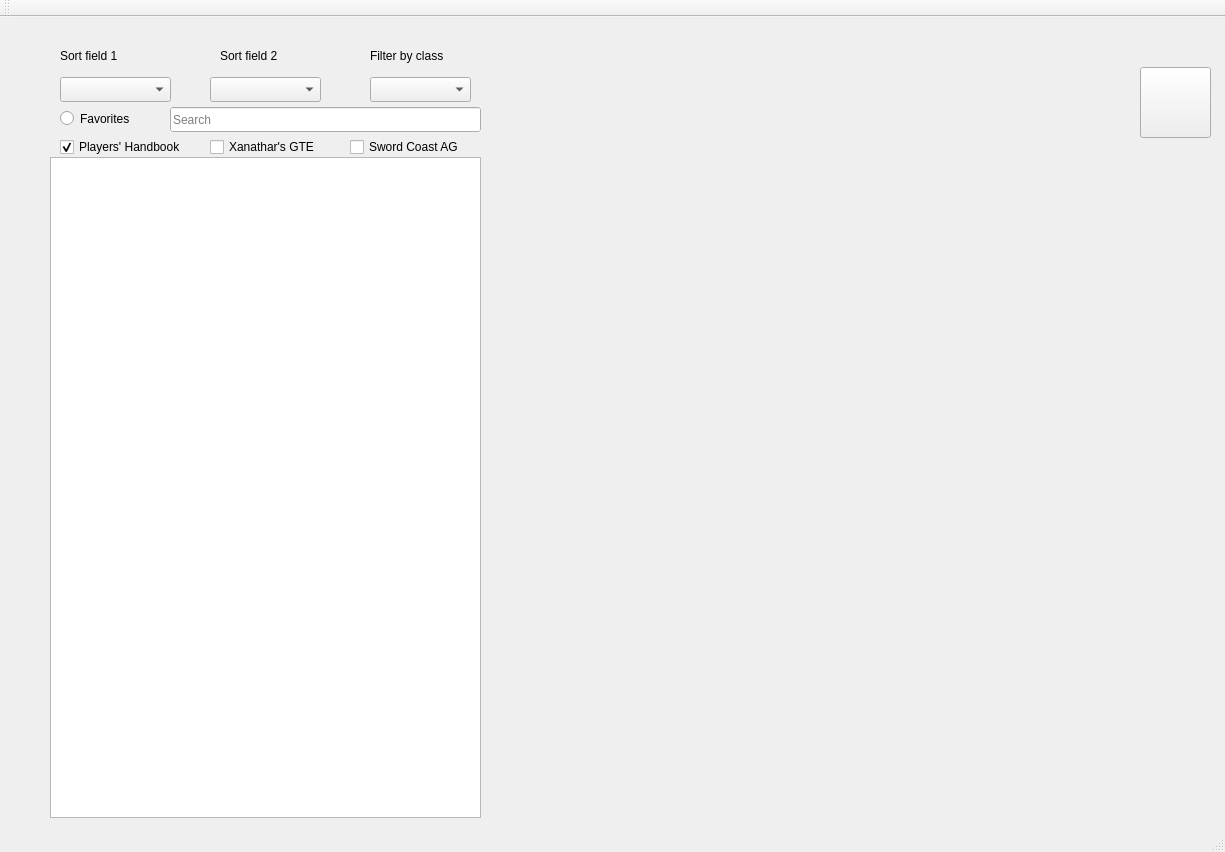
<?xml version="1.0" encoding="UTF-8"?>
<ui version="4.0">
 <class>Spellbook</class>
 <widget class="QMainWindow" name="Spellbook">
  <property name="geometry">
   <rect>
    <x>0</x>
    <y>0</y>
    <width>1225</width>
    <height>852</height>
   </rect>
  </property>
  <property name="windowTitle">
   <string>Spellbook</string>
  </property>
  <widget class="QWidget" name="centralWidget">
   <widget class="QTableWidget" name="spellList">
    <property name="geometry">
     <rect>
      <x>50</x>
      <y>140</y>
      <width>431</width>
      <height>661</height>
     </rect>
    </property>
    <property name="lineWidth">
     <number>1</number>
    </property>
    <property name="showGrid">
     <bool>false</bool>
    </property>
    <property name="gridStyle">
     <enum>Qt::NoPen</enum>
    </property>
    <attribute name="horizontalHeaderVisible">
     <bool>false</bool>
    </attribute>
    <attribute name="horizontalHeaderDefaultSectionSize">
     <number>175</number>
    </attribute>
    <attribute name="horizontalHeaderHighlightSections">
     <bool>false</bool>
    </attribute>
    <attribute name="horizontalHeaderStretchLastSection">
     <bool>true</bool>
    </attribute>
    <attribute name="verticalHeaderVisible">
     <bool>false</bool>
    </attribute>
    <attribute name="verticalHeaderHighlightSections">
     <bool>false</bool>
    </attribute>
   </widget>
   <widget class="QLabel" name="nameLabel">
    <property name="geometry">
     <rect>
      <x>539</x>
      <y>50</y>
      <width>591</width>
      <height>71</height>
     </rect>
    </property>
    <property name="font">
     <font>
      <family>URW Chancery L</family>
      <pointsize>30</pointsize>
      <weight>7</weight>
      <italic>true</italic>
      <bold>false</bold>
     </font>
    </property>
    <property name="styleSheet">
     <string notr="true">font: 30pt &quot;Vivaldi&quot;;
font: 57 italic 30pt &quot;URW Chancery L&quot;;</string>
    </property>
    <property name="text">
     <string/>
    </property>
    <property name="alignment">
     <set>Qt::AlignCenter</set>
    </property>
   </widget>
   <widget class="QLabel" name="schoolLabel">
    <property name="geometry">
     <rect>
      <x>560</x>
      <y>136</y>
      <width>201</width>
      <height>21</height>
     </rect>
    </property>
    <property name="text">
     <string/>
    </property>
   </widget>
   <widget class="QLabel" name="rangeLabel">
    <property name="geometry">
     <rect>
      <x>560</x>
      <y>201</y>
      <width>211</width>
      <height>17</height>
     </rect>
    </property>
    <property name="text">
     <string/>
    </property>
    <property name="textFormat">
     <enum>Qt::AutoText</enum>
    </property>
   </widget>
   <widget class="QLabel" name="concentrationLabel">
    <property name="geometry">
     <rect>
      <x>560</x>
      <y>231</y>
      <width>141</width>
      <height>17</height>
     </rect>
    </property>
    <property name="text">
     <string/>
    </property>
   </widget>
   <widget class="QLabel" name="ritualLabel">
    <property name="geometry">
     <rect>
      <x>800</x>
      <y>228</y>
      <width>171</width>
      <height>20</height>
     </rect>
    </property>
    <property name="text">
     <string/>
    </property>
   </widget>
   <widget class="QLabel" name="durationLabel">
    <property name="geometry">
     <rect>
      <x>560</x>
      <y>261</y>
      <width>281</width>
      <height>17</height>
     </rect>
    </property>
    <property name="text">
     <string/>
    </property>
   </widget>
   <widget class="QLabel" name="componentsLabel">
    <property name="geometry">
     <rect>
      <x>560</x>
      <y>291</y>
      <width>181</width>
      <height>16</height>
     </rect>
    </property>
    <property name="text">
     <string/>
    </property>
   </widget>
   <widget class="QLabel" name="materialLabel">
    <property name="geometry">
     <rect>
      <x>560</x>
      <y>321</y>
      <width>641</width>
      <height>51</height>
     </rect>
    </property>
    <property name="text">
     <string/>
    </property>
    <property name="alignment">
     <set>Qt::AlignLeading|Qt::AlignLeft|Qt::AlignTop</set>
    </property>
    <property name="wordWrap">
     <bool>true</bool>
    </property>
   </widget>
   <widget class="QLabel" name="levelLabel">
    <property name="geometry">
     <rect>
      <x>790</x>
      <y>137</y>
      <width>121</width>
      <height>20</height>
     </rect>
    </property>
    <property name="text">
     <string/>
    </property>
   </widget>
   <widget class="QLabel" name="descriptionLabel">
    <property name="geometry">
     <rect>
      <x>560</x>
      <y>471</y>
      <width>591</width>
      <height>301</height>
     </rect>
    </property>
    <property name="text">
     <string/>
    </property>
    <property name="alignment">
     <set>Qt::AlignLeading|Qt::AlignLeft|Qt::AlignTop</set>
    </property>
    <property name="wordWrap">
     <bool>true</bool>
    </property>
   </widget>
   <widget class="QComboBox" name="sort1Box">
    <property name="geometry">
     <rect>
      <x>60</x>
      <y>60</y>
      <width>111</width>
      <height>25</height>
     </rect>
    </property>
   </widget>
   <widget class="QLabel" name="sort1Label">
    <property name="geometry">
     <rect>
      <x>60</x>
      <y>30</y>
      <width>81</width>
      <height>17</height>
     </rect>
    </property>
    <property name="text">
     <string>Sort field 1</string>
    </property>
   </widget>
   <widget class="QComboBox" name="sort2Box">
    <property name="geometry">
     <rect>
      <x>210</x>
      <y>60</y>
      <width>111</width>
      <height>25</height>
     </rect>
    </property>
   </widget>
   <widget class="QLabel" name="sort2Label">
    <property name="geometry">
     <rect>
      <x>220</x>
      <y>30</y>
      <width>81</width>
      <height>17</height>
     </rect>
    </property>
    <property name="text">
     <string>Sort field 2</string>
    </property>
   </widget>
   <widget class="QLabel" name="classesLabel">
    <property name="geometry">
     <rect>
      <x>560</x>
      <y>381</y>
      <width>451</width>
      <height>17</height>
     </rect>
    </property>
    <property name="text">
     <string/>
    </property>
   </widget>
   <widget class="QLabel" name="subclassesLabel">
    <property name="geometry">
     <rect>
      <x>560</x>
      <y>411</y>
      <width>451</width>
      <height>17</height>
     </rect>
    </property>
    <property name="text">
     <string/>
    </property>
   </widget>
   <widget class="QLabel" name="filterLabel">
    <property name="geometry">
     <rect>
      <x>370</x>
      <y>30</y>
      <width>101</width>
      <height>17</height>
     </rect>
    </property>
    <property name="text">
     <string>Filter by class</string>
    </property>
   </widget>
   <widget class="QComboBox" name="filterBox">
    <property name="geometry">
     <rect>
      <x>370</x>
      <y>60</y>
      <width>101</width>
      <height>25</height>
     </rect>
    </property>
   </widget>
   <widget class="QScrollArea" name="descScrollArea">
    <property name="geometry">
     <rect>
      <x>560</x>
      <y>471</y>
      <width>591</width>
      <height>321</height>
     </rect>
    </property>
    <property name="frameShape">
     <enum>QFrame::NoFrame</enum>
    </property>
    <property name="lineWidth">
     <number>0</number>
    </property>
    <property name="widgetResizable">
     <bool>true</bool>
    </property>
    <widget class="QWidget" name="scrollAreaWidgetContents">
     <property name="geometry">
      <rect>
       <x>0</x>
       <y>0</y>
       <width>591</width>
       <height>321</height>
      </rect>
     </property>
    </widget>
   </widget>
   <widget class="QLabel" name="descriptionTitle">
    <property name="geometry">
     <rect>
      <x>560</x>
      <y>441</y>
      <width>111</width>
      <height>20</height>
     </rect>
    </property>
    <property name="text">
     <string/>
    </property>
   </widget>
   <widget class="QLabel" name="castingTimeLabel">
    <property name="geometry">
     <rect>
      <x>560</x>
      <y>170</y>
      <width>241</width>
      <height>21</height>
     </rect>
    </property>
    <property name="text">
     <string/>
    </property>
   </widget>
   <widget class="QLabel" name="pageLabel">
    <property name="geometry">
     <rect>
      <x>990</x>
      <y>140</y>
      <width>171</width>
      <height>17</height>
     </rect>
    </property>
    <property name="text">
     <string/>
    </property>
   </widget>
   <widget class="QRadioButton" name="favoritesButton">
    <property name="geometry">
     <rect>
      <x>60</x>
      <y>90</y>
      <width>112</width>
      <height>23</height>
     </rect>
    </property>
    <property name="text">
     <string>Favorites</string>
    </property>
   </widget>
   <widget class="QPushButton" name="favButton">
    <property name="geometry">
     <rect>
      <x>1140</x>
      <y>50</y>
      <width>71</width>
      <height>71</height>
     </rect>
    </property>
    <property name="focusPolicy">
     <enum>Qt::NoFocus</enum>
    </property>
    <property name="text">
     <string/>
    </property>
   </widget>
   <widget class="QLineEdit" name="searchBar">
    <property name="geometry">
     <rect>
      <x>170</x>
      <y>90</y>
      <width>311</width>
      <height>25</height>
     </rect>
    </property>
    <property name="focusPolicy">
     <enum>Qt::ClickFocus</enum>
    </property>
    <property name="autoFillBackground">
     <bool>true</bool>
    </property>
    <property name="text">
     <string/>
    </property>
    <property name="placeholderText">
     <string>Search</string>
    </property>
   </widget>
   <widget class="QCheckBox" name="phbCheckbox">
    <property name="geometry">
     <rect>
      <x>60</x>
      <y>120</y>
      <width>141</width>
      <height>20</height>
     </rect>
    </property>
    <property name="mouseTracking">
     <bool>false</bool>
    </property>
    <property name="focusPolicy">
     <enum>Qt::ClickFocus</enum>
    </property>
    <property name="contextMenuPolicy">
     <enum>Qt::DefaultContextMenu</enum>
    </property>
    <property name="text">
     <string>Players' Handbook</string>
    </property>
    <property name="checked">
     <bool>true</bool>
    </property>
   </widget>
   <widget class="QCheckBox" name="xgeCheckbox">
    <property name="geometry">
     <rect>
      <x>210</x>
      <y>120</y>
      <width>121</width>
      <height>20</height>
     </rect>
    </property>
    <property name="mouseTracking">
     <bool>false</bool>
    </property>
    <property name="focusPolicy">
     <enum>Qt::ClickFocus</enum>
    </property>
    <property name="text">
     <string>Xanathar's GTE</string>
    </property>
   </widget>
   <widget class="QCheckBox" name="scagCheckbox">
    <property name="geometry">
     <rect>
      <x>350</x>
      <y>120</y>
      <width>121</width>
      <height>20</height>
     </rect>
    </property>
    <property name="mouseTracking">
     <bool>false</bool>
    </property>
    <property name="focusPolicy">
     <enum>Qt::ClickFocus</enum>
    </property>
    <property name="text">
     <string>Sword Coast AG</string>
    </property>
   </widget>
  </widget>
  <widget class="QMenuBar" name="menuBar">
   <property name="geometry">
    <rect>
     <x>0</x>
     <y>0</y>
     <width>1225</width>
     <height>19</height>
    </rect>
   </property>
  </widget>
  <widget class="QToolBar" name="mainToolBar">
   <attribute name="toolBarArea">
    <enum>TopToolBarArea</enum>
   </attribute>
   <attribute name="toolBarBreak">
    <bool>false</bool>
   </attribute>
  </widget>
  <widget class="QStatusBar" name="statusBar"/>
 </widget>
 <layoutdefault spacing="6" margin="11"/>
 <resources/>
 <connections/>
</ui>
